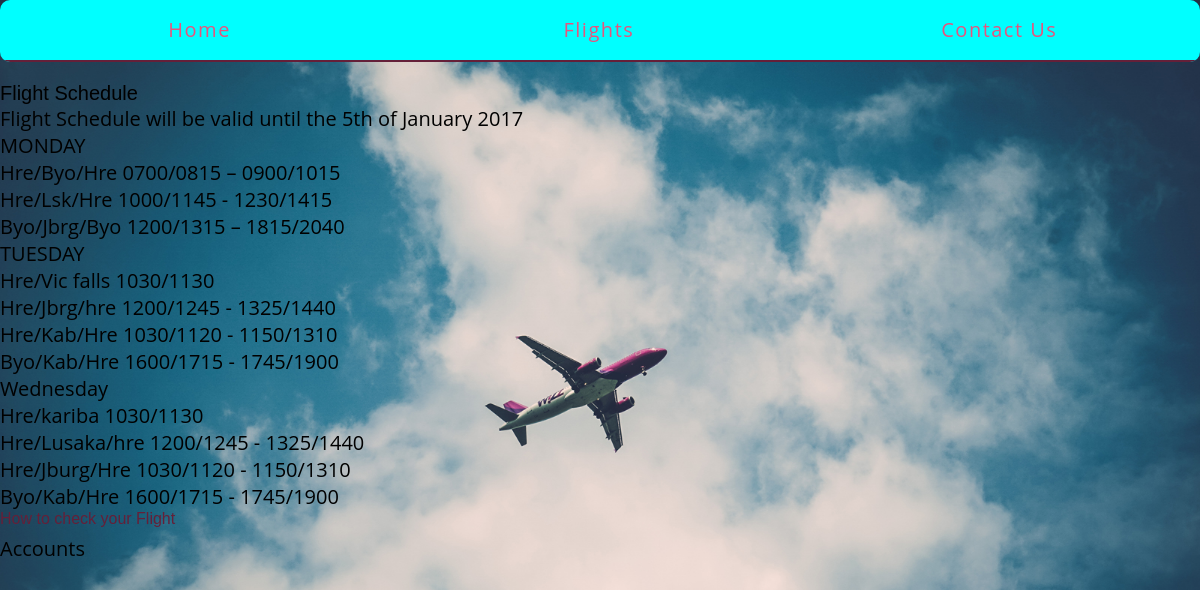
Screenshot of /bookings/1/ with the database file from the repository.
### bookings/models.py (models this page shows, shortened)
class Booking(models.Model):
	created_at = models.DateTimeField(auto_now_add=True)
	title = models.CharField(max_length=255)
	description = models.TextField()
	is_live = models.BooleanField(default=False)
	status = models.CharField(max_length=1, choices=STATUS_CHOICES, default='i')

class Step(models.Model):
	title = models.CharField(max_length=255)
	description = models.TextField()
	content = models.TextField(blank=True, default='')
	order = models.IntegerField(default=0)
	booking = models.ForeignKey(Booking)
	class Meta:
		ordering = ['order',]

### bookings/views.py (the view)
# urls.py: url(r'(?P<pk>\d+)/$', views.booking_detail, name='detail'),
def booking_detail(request, pk):
	booking = get_object_or_404(models.Booking, pk=pk)
	return render(request, 'bookings/booking_detail.html', {'booking': booking})

### bookings/templatetags/book_extra.py (called while the page is built)
@register.filter('markdown_to_html')
def markdown_to_html(markdown_text):
	html_body = markdown2.markdown(markdown_text)
	return mark_safe(html_body)

### bookings/templates/bookings/booking_detail.html (shortened to what this page needs)
{% extends "layout.html" %}
{% load humanize %}
{% load book_extra %}
{% block content %}
<article>
	<h2>{{ booking.title }}</h2>
	{{ booking.description|markdown_to_html }}
	<section>
		{% for step in booking.step_set.all %}
			<h3>
				<a href="{% url 'bookings:step' booking_pk=step.booking.pk step_pk=step.pk %}">{{ step.title }}</a>
			</h3>
			{{ step.description }}
		{% endfor %}
	</section>
</article>
{% endblock %}

### assets/css/layout.css (style rules this page uses)
html { box-sizing: border-box; }
*, *::after, *::before { box-sizing: inherit; }
article h2 a, article h3 a { color: #642039; text-decoration: none; }

### assets/css/style.css (style rules this page uses)
html,body,div,span,applet,object,iframe,h1,h2,h3,h4,h5,h6,p,blockquote,pre,a,abbr,acronym,address,big,cite,code,del,dfn,em,img,ins,kbd,q,s,samp,small,strike,strong,sub,sup,tt,var,b,u,i,dl,dt,dd,ol,nav ul,nav li,fieldset,form,label,legend,table,caption,tbody,tfoot,thead,tr,th,td,article,aside,canvas,details,embed,figure,figcaption,footer,header,hgroup,menu,nav,output,ruby,section,summary,time,mark,audio,video { margin:0;padding:0;border:0;font-size:100%;font:inherit;vertical-align:baseline; }
article, aside, details, figcaption, figure,footer, header, hgroup, menu, nav, section { display: block; }
a { text-decoration:none; }
body { background:url('../images/1.jpg') no-repeat 0px 0px; background-size: cover; font-family: 'Open Sans', sans-serif; background-attachment: fixed; background-position: center; }
h1,h2,h3,h4,h5,h6 { font-family: 'Montserrat', sans-serif; }
h3 { font-size: 16px; color:#FFC107; margin-bottom: 7px; }

### rows the page displays
Booking: title "Flight Schedule", description "Flight Schedule will be valid until the 5th of January 2017 MONDAY Hre/Byo/Hre 0700/0815 – 0900/1015 Hre/Lsk/Hre 1000/1145 - 1230/1415 Byo/Jbrg/Byo 1200/1315 – 1815/2040 TUESDAY Hre/Vic falls 1030/1130 Hre/Jbrg/hre 1200/1245 - 1325/1440 Hre/Kab/Hre 1030/1120 - 1150/1310 Byo/Kab/Hre 1600/1715 - 1745/1900 Wednesday Hre/kariba 1030/1130 Hre/Lusaka/hre 1200/1245 - 1325/1440 Hre/Jburg/Hre 1030/1120 - 1150/1310 Byo/Kab/Hre 1600/1715 - 1745/1900"
Step: title "How to check your Flight", description "Accounts"
